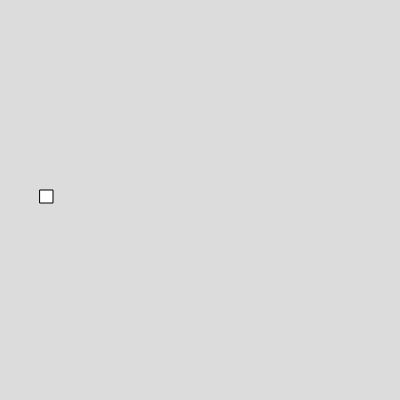
Frame 1 (no input)
Frame 60 (no input): identical to frame 1, image omitted
Frame 120 (the mouse pressed at the canvas centre since frame 60): identical to frame 1, image omitted

The p5.js sketch that drew this single still picture (run headless with seeded random() and noise() and a simulated clock; from frame 60 on, the mouse is pressed at the canvas centre):

// p5.js sketch
// ── sketch.js
var ding
function setup() {
  createCanvas(400, 400);
 
  
}

function draw() {
  background(220);
 
  var ding = rect(40,190,13,13);
}
